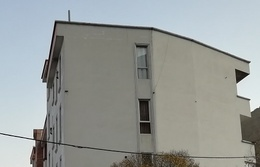
%> input picture first_img2.jpg, 260 x 167 px, shrunk from 500 x 322 before the run
$ octave Question_1.m   (GNU Octave 9; MATLAB toolbox functions it lacks are replaced by stand-ins)
%> lines starting %> are read from the running program, lines starting %| are printed output that depends on the picture
### filter_implementation_func.m
function output_image = filter_implementation_func(image, filter)
[m,n] = size(image);
a = length(filter);
% [5 lines of commented-out code are left out]
for i=1:m-2*floor(a/2)
    for j=1:n-2*floor(a/2)
% [4 lines of commented-out code are left out]
        output_image(i,j) = sum(sum(double(image(i:i+a-1,j:j+a-1)).*filter));
%         output_image(i+floor(a/2),j+floor(a/2)) = sum(sum(double(image(i:i+a-1,j:j+a-1)).*filter));
    end
end
end

### Question_1.m
clc;
clear;
close all;

img = rgb2gray(imread('first_img2.jpg'));
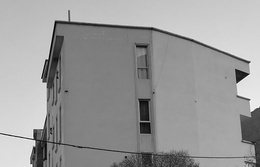
%> img: size 167x260 uint8; min 0, max 252, mean 154.1
imshow(img);title('Main Image[grayscale]');
noisy_img = imnoise(img,'salt & pepper',0.01);
figure;imshow(noisy_img);title('Noisy Image');
%% Mean Filter
mean_filter = ones(3,3)/9;
mean_filtered_img = filter_implementation_func(noisy_img,mean_filter);
figure;imshow(uint8(mean_filtered_img));title('Mean filter');
%% Gaussian
sigma_0point1_gaussian_filter = gaussian_filter_maker(3,0.1);
gaussian_filtered_img_sigma_0point1 = filter_implementation_func(noisy_img,sigma_0point1_gaussian_filter);
figure;imshow(uint8(gaussian_filtered_img_sigma_0point1));title('\sigma = 0.1');

sigma_0point5_gaussian_filter = gaussian_filter_maker(5,0.5);
gaussian_filtered_img_sigma_0point5 = filter_implementation_func(noisy_img,sigma_0point5_gaussian_filter);
figure;imshow(uint8(gaussian_filtered_img_sigma_0point5));title('\sigma = 0.5');

sigma_1_gaussian_filter = gaussian_filter_maker(7,1);
gaussian_filtered_img_sigma_1 = filter_implementation_func(noisy_img,sigma_1_gaussian_filter);
%> after the loop in filter_implementation_func (call 4), `for i=1:m-2*floor(a/2)`:
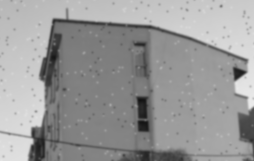
%> output_image: size 161x254 double; min 17.57, max 234.6, mean 153.5
figure;imshow(uint8(gaussian_filtered_img_sigma_1));title('\sigma = 1');

sigma_1point5_gaussian_filter = gaussian_filter_maker(11,1.5);
gaussian_filtered_img_sigma_1point5 = filter_implementation_func(noisy_img,sigma_1point5_gaussian_filter);
%> after the loop in filter_implementation_func (call 5), `for i=1:m-2*floor(a/2)`:
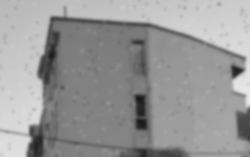
%> output_image: size 157x250 double; min 23.6, max 233.1, mean 152.8
figure;imshow(uint8(gaussian_filtered_img_sigma_1point5));title('\sigma = 1.5');

sigma_3_gaussian_filter = gaussian_filter_maker(19,3);
gaussian_filtered_img_sigma_3 = filter_implementation_func(noisy_img,sigma_3_gaussian_filter);
%> after the loop in filter_implementation_func (call 6), `for i=1:m-2*floor(a/2)`:
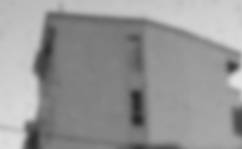
%> output_image: size 149x242 double; min 39.13, max 227.5, mean 151.3
figure;imshow(uint8(gaussian_filtered_img_sigma_3));title('\sigma = 3');


%% First x then y
[m,n] = size(noisy_img);
%> m = 167; n = 260
[G_x_0_point_1,G_y_0_point_1] = gaussian_x_y_filter_maker(3,0.1);
gaussian_filtered_img_sigma_0_point_1_xy = x_y_implementation(G_x_0_point_1,G_y_0_point_1,noisy_img);
figure;imshow(uint8(gaussian_filtered_img_sigma_0_point_1_xy));title('\sigma = 0.1;x then y');

[G_x_0_point_5,G_y_0_point_5] = gaussian_x_y_filter_maker(5,0.5);
gaussian_filtered_img_sigma_0_point_5_xy = x_y_implementation(G_x_0_point_5,G_y_0_point_5,noisy_img);
figure;imshow(uint8(gaussian_filtered_img_sigma_0_point_5_xy));title('\sigma = 0.5;x then y');

[G_x_1,G_y_1] = gaussian_x_y_filter_maker(7,1);
gaussian_filtered_img_sigma_1_xy = x_y_implementation(G_x_1,G_y_1,noisy_img);
figure;imshow(uint8(gaussian_filtered_img_sigma_1_xy));title('\sigma = 1;x then y');

[G_x_1_point_5,G_y_1_point_5] = gaussian_x_y_filter_maker(11,1.5);
gaussian_filtered_img_sigma_1_point_5_xy = x_y_implementation(G_x_1_point_5,G_y_1_point_5,noisy_img);
figure;imshow(uint8(gaussian_filtered_img_sigma_1_point_5_xy));title('\sigma = 1.5;x then y');

[G_x_3,G_y_3] = gaussian_x_y_filter_maker(19,3);
gaussian_filtered_img_sigma_3_xy = x_y_implementation(G_x_3,G_y_3,noisy_img);
figure;imshow(uint8(gaussian_filtered_img_sigma_3_xy));title('\sigma = 3;x then y');

function G = gaussian_filter_maker(dimension,sigma)
for i=1:dimension
    for j=1:dimension
        G(i,j) = (1/(2*pi*(sigma^2)))*exp(((i-floor(dimension/2))^2+(j-floor(dimension/2))^2)/(-2*sigma^2));
    end
end
G = G/(sum(sum(G)));              %% Dividing by total Weights
end

function [G_x,G_y] = gaussian_x_y_filter_maker(dimension,sigma)
%> called with dimension = 3, sigma = 0.1
j=-(dimension-1)/2;
i=j;
for j=1:dimension
        G_x(1,j) = (1/(sqrt(2*pi)*sigma))*exp((-(j-floor(dimension/2))^2)/(2*sigma^2));
        j=j+1;
end
for i=1:dimension
        G_y(i,1) = (1/(sqrt(2*pi)*sigma))*exp((-(i-floor(dimension/2))^2)/(2*sigma^2));
        i=i+1;
end
G_x = G_x/(sum(sum(G_x)));
G_y = G_y/(sum(sum(G_y)));
end
function final_image = x_y_implementation(G_x,G_y,image)
%> called with G_x = [1 1.93e-22 1.38e-87], G_y = [1; 1.93e-22; 1.38e-87]
[m,n] = size(image);
for i=1:m
    for j=1:n-length(G_x)+1
        gaussian_filtered_img_sigma_0_point_1_x(i,j) = sum(G_x.*double(image(i,j:j+length(G_x)-1)));
    end
end
for i=1:m-length(G_x)+1
    for j=1:n-length(G_x)+1
        final_image(i,j) = sum(G_y.*gaussian_filtered_img_sigma_0_point_1_x(i:i+length(G_x)-1,j));
    end
end
%> after the loop in x_y_implementation (call 3), `for i=1:m`:
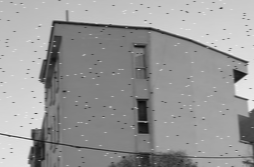
%> gaussian_filtered_img_sigma_0_point_1_x: size 167x254 double; min 9.29, max 242.7, mean 153.3
%> after the loop in x_y_implementation (call 4), `for i=1:m`:
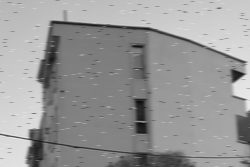
%> gaussian_filtered_img_sigma_0_point_1_x: size 167x250 double; min 10.64, max 237.3, mean 152.7
%> after the loop in x_y_implementation (call 5), `for i=1:m`:
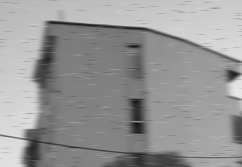
%> gaussian_filtered_img_sigma_0_point_1_x: size 167x242 double; min 18.26, max 231.1, mean 151.6
end
